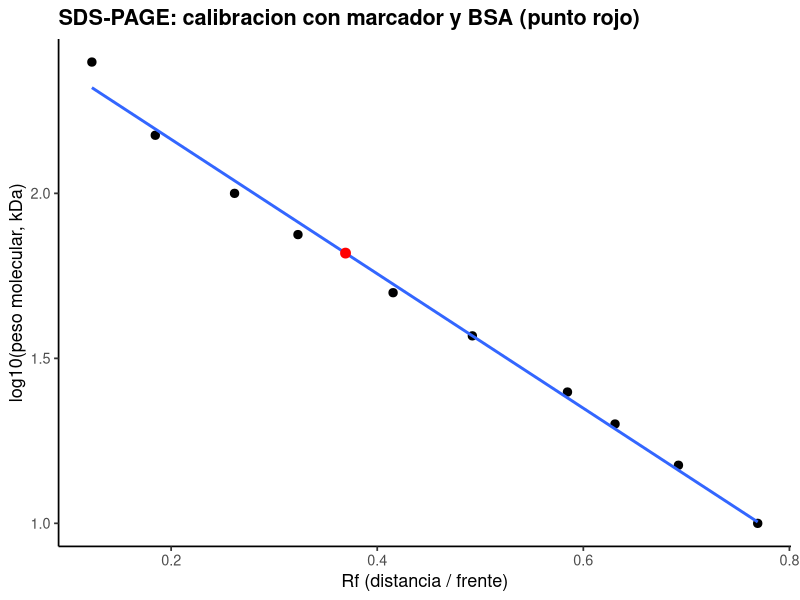
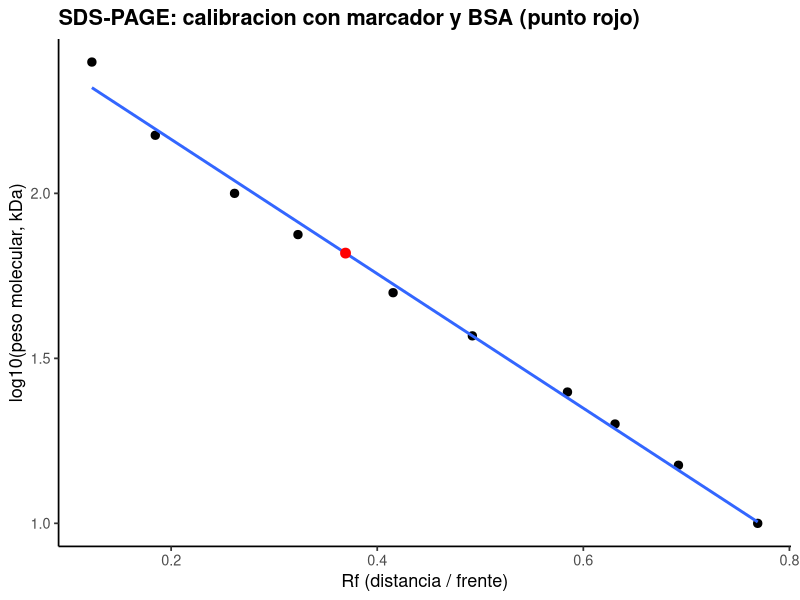

R code for these plots, in order:
# ==========================================================================
# P2. SDS-PAGE: peso molecular a partir de la migracion
# ==========================================================================
# Autor: Dr. Jose Juan Torres Martinez
# Docente de Ciencias Quimicas
# Universidad Autonoma de San Luis Potosi (UASLP)
# Mexico
#
# Material academico para estudiantes
# Serie "Bioseparaciones" - Laboratorio, Practica 2. SDS-PAGE
#
# Descripcion: Practica 2 del laboratorio: el equipo de electroforesis SDS-PAGE. Aqui se calcula el Rf de cada banda (distancia recorrida entre distancia del frente, 65 mm) y se ajusta log10(PM) contra Rf con el marcador de peso molecular. Con esa recta se estima el peso molecular de la albumina (BSA) a partir de su Rf medido. Lo que se aprende aqui dice como convertir una distancia medida en el gel en un peso molecular.
#
# Objetivos de aprendizaje:
#   - Calcular el Rf de cada banda del gel.
#   - Ajustar log10(PM) contra Rf con el marcador.
#   - Estimar el peso molecular de la BSA desde su migracion.

# Datos: datos_sds_page.csv (distancia migrada de cada banda del marcador y de la BSA; frente del gel 65 mm).
# Desarrollo: llegamos al equipo de electroforesis, con el gel ya corrido y tenido. Primera parada: medir las bandas y calcular el Rf de cada una. Segunda parada: la recta de calibracion con el marcador y el peso molecular de la BSA. En cada parada medimos, calculamos y comentamos que significa el resultado antes de seguir.
# ==========================================================================

library(tidyverse)

# --------------------------------------------------------------------------
# Protocolo (Manual de Practicas, Practica 2. SDS-PAGE)
# --------------------------------------------------------------------------
# Paso 1. Limpiar los vidrios con etanol, dejar secar y montar en los soportes como indique el instructor.
# Paso 2. Gel separador: en un tubo Falcon o recipiente de vidrio mezclar los volumenes de la Tabla 1 (gel 10% o 12%, 2 geles de 1 mm). El persulfato de amonio y el TEMED se agregan al final. Vaciar la mezcla en los vidrios, agregar isopropanol para favorecer la polimerizacion y esperar 20-30 min o hasta que polimerice.
# Paso 3. Gel concentrador: mezclar los volumenes de la Tabla 2 (gel 4%, 2 geles de 1 mm), con el persulfato de amonio y el TEMED al final. Vaciar sobre el gel separador, colocar el peine y esperar 20-30 min o hasta que polimerice.
# Paso 4. Muestras: tomar 15 uL de cada stock de BSA (2.5, 5, 10, 15 y 20 ug/mL) y mezclar con 5 uL de buffer de carga (contiene beta-mercaptoetanol). Calentar los tubos a 95 C por 10 min y dejar enfriar antes de cargar el gel.
# Paso 5. Montar el gel polimerizado con los vidrios en la camara de electroforesis y llenar con buffer de corrida hasta la marca, con los pozos cubiertos de buffer.
# Paso 6. Cargar el gel con 15 uL de cada muestra y dejar un carril para el estandar o marcador de peso molecular.
# Paso 7. Colocar la tapa segun los electrodos, conectar a la fuente de poder y correr el gel a 50 mA aproximadamente 1 h.
# Paso 8. Desmontar el gel y colocarlo en un bano con la solucion de tincion (Coomassie) en agitacion suave; dejar toda la noche.
# Paso 9. Destenir el gel con lavados con la solucion destenidora en agitacion suave.
# Principio (manual): la acrilamida copolimeriza con la bisacrilamida en cadenas entrecruzadas y forma poros de tamano comparable al de las proteinas, que producen el efecto de tamizado molecular. El SDS desnaturaliza las proteinas y les da la misma carga negativa por unidad de longitud, asi que la migracion depende del peso molecular y no de la carga propia. El persulfato de amonio inicia la polimerizacion y el TEMED la cataliza. El beta-mercaptoetanol del buffer de carga reduce los puentes disulfuro para que la proteina quede como cadena lineal.
# Nota del manual: la Tabla 2 del manual dice "Buffer Tris-base 8.8" para el gel concentrador, aunque en la lista de reactivos de la misma practica aparece el buffer Tris pH 6.8. Esa diferencia viene asi en el manual y conviene confirmarla con el instructor antes de preparar el gel.
# Nota: se preparan 20 uL de muestra (15 uL de stock + 5 uL de buffer de carga) y se cargan 15 uL en el gel, como indica el manual.
# Seguridad y residuos (manual): la acrilamida es neurotoxica; los residuos liquidos de acrilamida se almacenan debidamente etiquetados para entregarlos a companias de recoleccion y disposicion especializada, segun la programacion de la Subcomision de Seguridad e Higiene de la FCQ. Usar guantes y bata.

# Tablas de recetas del manual (Tabla 1 y Tabla 2), para 2 geles de 1 mm.
receta_gel_separador <- tibble(
  reactivo = c("Poliacrilamida", "Buffer Tris-base 8.8", "SDS 20%",
               "Agua desionizada", "TEMED", "Persulfato de amonio"),
  gel_10 = c("3.33 mL", "2.5 mL", "50 uL", "4 mL", "10 uL", "100 uL"),
  gel_12 = c("4.16 mL", "2.5 mL", "50 uL", "3.2 mL", "10 uL", "100 uL")
)
print(receta_gel_separador)

receta_gel_concentrador <- tibble(
  reactivo = c("Poliacrilamida", "Buffer Tris-base 8.8", "SDS 20%",
               "Agua desionizada", "TEMED", "Persulfato de amonio"),
  gel_4 = c("0.67 mL", "1.25 mL", "25 uL", "3 mL", "8 uL", "80 uL")
)
print(receta_gel_concentrador)

# --------------------------------------------------------------------------
# Parada 1. Gel separador al 7.5% (pregunta post-laboratorio 1)
# --------------------------------------------------------------------------
# El manual pide calcular los volumenes para un gel separador al 7.5%.
# Se escala la poliacrilamida con el porcentaje (la receta del 10% usa
# 3.33 mL para 2 geles de 1 mm) y se mantienen el buffer, el SDS, el
# TEMED y el persulfato; el agua completa el volumen total de 10 mL.
receta_gel_7_5 <- tibble(
  reactivo = c("Poliacrilamida", "Buffer Tris-base 8.8", "SDS 20%",
               "Agua desionizada", "TEMED", "Persulfato de amonio"),
  gel_7_5 = c(
    3.33 * 7.5 / 10,
    2.5,
    0.05,
    10 - (3.33 * 7.5 / 10 + 2.5 + 0.05 + 0.01 + 0.1),
    0.01,
    0.1
  )
) %>%
  mutate(gel_7_5 = paste0(round(gel_7_5, 2), " mL"))

print(receta_gel_7_5)

# --------------------------------------------------------------------------
# Parada 2. Rf de cada banda
# --------------------------------------------------------------------------
# Estamos frente al gel con la regla en la mano. Medimos la distancia recorrida por cada banda y la dividimos entre la distancia del frente, 65 mm: ese cociente es el Rf de cada banda.
# Rf = distancia recorrida por la banda / distancia recorrida por el
# frente del gel (65 mm, medido en el gel).
frente_mm <- 65

datos <- read_csv("datos_sds_page.csv", show_col_types = FALSE)

datos <- datos %>%
  mutate(rf = distancia_mm / frente_mm)

print(datos)

# --------------------------------------------------------------------------
# Parada 3. Recta de calibracion log10(PM) contra Rf
# --------------------------------------------------------------------------
# Seguimos en el gel: con las bandas del marcador ajustamos la recta de log10(PM) contra Rf. Esa recta es la regla que convierte migracion en peso molecular.
marcador <- filter(datos, carril == "Marcador")

ajuste <- lm(log10(peso_molecular_kda) ~ rf, data = marcador)
print(summary(ajuste))

# --------------------------------------------------------------------------
# Parada 4. Peso molecular estimado de la BSA
# --------------------------------------------------------------------------
# Ahora aplicamos la recta a la banda de la BSA: con su Rf medido estimamos su peso molecular y lo comparamos con su valor de referencia.
rf_bsa <- datos %>%
  filter(proteina == "BSA") %>%
  pull(rf)

pm_bsa <- 10^predict(ajuste, newdata = tibble(rf = rf_bsa))
print(tibble(rf_bsa = rf_bsa, peso_molecular_BSA_kda = pm_bsa))

# --------------------------------------------------------------------------
# Parada 5. Grafica: calibracion y BSA
# --------------------------------------------------------------------------
# Graficamos la calibracion: los puntos son las bandas del marcador, la linea es la recta ajustada y el punto rojo es la BSA.
grafica <- ggplot(marcador, aes(x = rf, y = log10(peso_molecular_kda))) +
  geom_point(size = 2.5) +
  geom_smooth(method = "lm", se = FALSE, linewidth = 1) +
  geom_point(
    data = tibble(rf = rf_bsa, y = log10(pm_bsa)),
    aes(x = rf, y = y), color = "red", size = 3
  ) +
  labs(
    x = "Rf (distancia / frente)",
    y = "log10(peso molecular, kDa)",
    title = "SDS-PAGE: calibracion con marcador y BSA (punto rojo)"
  ) +
  theme_classic(base_size = 13) +
  theme(plot.title = element_text(face = "bold"))

print(grafica)

# --------------------------------------------------------------------------
# 6. Exportar la grafica
# --------------------------------------------------------------------------
# Antes de salir del equipo de electroforesis guardamos la grafica de la practica.
ggsave("02_sds_page.png", grafica,
       width = 18, height = 12, units = "cm", dpi = 300)

# --------------------------------------------------------------------------
# Interpretacion
# --------------------------------------------------------------------------
# Grafica (calibracion con marcador y BSA): el eje x es el Rf (adimensional, distancia entre frente) y el eje y es log10 del peso molecular en kDa.
# - El Rf baja al subir el peso molecular: las proteinas grandes migran menos en el gel. Esto significa que en SDS-PAGE la separacion es por tamano, y por eso lo siguiente es leer el peso molecular de cualquier banda con la recta.
# - La BSA cae sobre la recta del marcador, cerca de 66 kDa, que es su peso molecular de referencia. Esto significa que la calibracion funciona y que la banda que medimos es la albumina que esperabamos.

# --------------------------------------------------------------------------
# Que aprendimos
# --------------------------------------------------------------------------
# - En SDS-PAGE la separacion es por peso molecular, porque el SDS da la misma carga por unidad de longitud.
# - La recta log10(PM) contra Rf convierte una distancia medida en un peso molecular estimado.
# Terminamos la practica en el equipo de electroforesis: ya sabemos leer el peso molecular de una banda en el gel. Seguimos a la siguiente practica: el espectrofotometro del ensayo de Bradford, donde se cuantifica la proteina.
